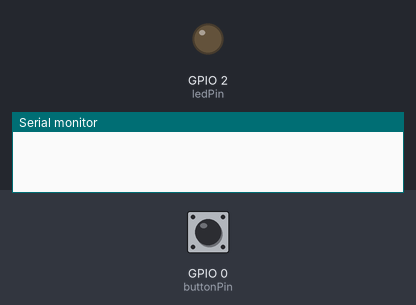
Simulated run of this sketch. Board: ESP8266 (NodeMCU). On the bench: output pins drawn as LEDs (lit = HIGH), the last lines printed to the serial monitor. Inputs (shaded band) come from the test bench; at power-on: GPIO 0 (buttonPin) HIGH. WiFi joins after 1.5 s; servers stay silent unless stated; uploads are accepted with an empty reply.

Above: at 0.1 s.
At 3.2 s:
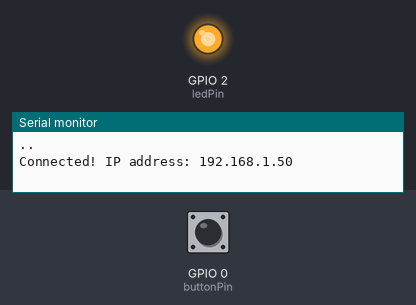
3.3 s: GPIO 0 (buttonPin) pulled LOW for 0.15 s
Timing chart, 0 to 6.3 s (numbered marks = the images above; inputs shaded):
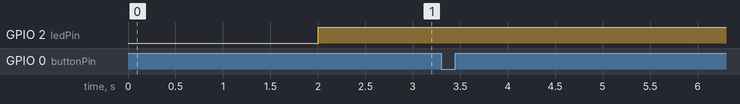

The sketch:

clientHTTP.ino
```cpp
#include <ESP8266WiFi.h>
#include <ESP8266HTTPClient.h>


const char* ssid = "servertje";
const char* password = "ditismijnservertje";
const char* serverUrl = "http://10.67.128.33:5000/queue";
const int cid = 8;

const int buttonPin = 0; // GPIO0
const int ledPin = 2; // GPIO2

int ButtonState = HIGH;
int currentState;

int ledState = HIGH;

void setup() {

  pinMode(buttonPin, INPUT_PULLUP);
  pinMode(ledPin, OUTPUT);

  Serial.begin(115200);

  WiFi.begin(ssid, password);

  while (WiFi.status() != WL_CONNECTED) {
    delay(1000);
    Serial.print(".");
  }
  Serial.println("");
  Serial.print("Connected! IP address: ");
  Serial.println(WiFi.localIP());
}

void loop() {
  // status van knop
  currentState = digitalRead(buttonPin);
  digitalWrite(ledPin,ledState);
  if(currentState == LOW && ButtonState == HIGH)
  {
      Serial.println("Button pressed!");
      sendData();
  }
  else if(currentState == HIGH && ButtonState == LOW)
  {
    Serial.println("Button released");
  }
  ButtonState = currentState;
}

void sendData() {

   // create a HTTP client object
    HTTPClient http;
    WiFiClient client;

    String postData = "cid=" + String(cid);
    http.begin(client,serverUrl); // maak verbinding met server
    http.addHeader("Content-Type", "application/x-www-form-urlencoded");
    int responseCode = http.POST(postData);

    if (responseCode > 0) {
      Serial.print("HTTP Response code: ");
      Serial.println(responseCode);
    }
    else
    {
      Serial.print("Error code: ");
      Serial.println(responseCode);
    }
    http.end(); // beëindig de HTTP-verbinding
    delay(1000);
}
```
